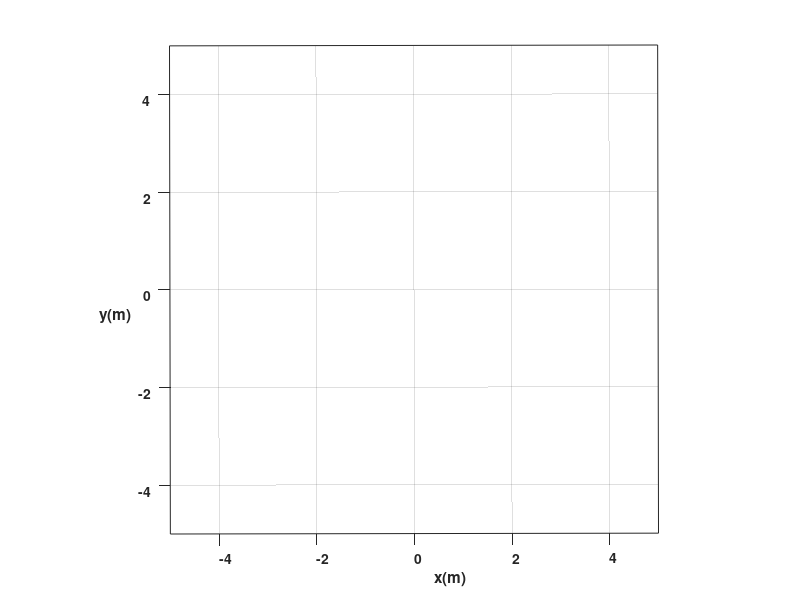

Write the MATLAB code that produced this figure. (Note: this script raises an error after producing the figure.)
%Limpieza de pantalla
clear all
close all
clc

%1 TIEMPO %%%%%%%%%%%%%%%%%%%%%%%%%%%%%%%%%%%%%%%%%%%%%%%%%%%%%%%%  
tf=15;             % Tiempo de simulación en segundos (s)
ts=0.05;            % Tiempo de muestreo en segundos (s)
t=0:ts:tf;         % Vector de tiempo
N= length(t);      % Muestras


%2 CONDICIONES INICIALES %%%%%%%%%%%%%%%%%%%%%%%%%%%%%%%%%%%%%%%%%

%Damos valores a nuestro punto inicial de posición y orientación
x1(1)=2;  %Posición inicial eje x
y1(1)=0;  %Posición inicial eje y
phi(1)=pi; %Orientación inicial del robot 

%Igualamos el punto de control con las proyecciones X1 y Y1 por su
%coincidencia
hx(1)= x1(1);       % Posición del punto de control en el eje (X) metros (m)
hy(1)= y1(1);       % Posición del punto de control en el eje (Y) metros (m)

%3 TRAYECTORIA DESEADA %%%%%%%%%%%%%%%%%%%%%%%%%%%%%%%%%%%%%%%%%%%%

%Ecuaciones paramétricas de la trayectoria deseada
%a)Circulo
hxd= 17*cos(t) + 7*cos(17 + 7*t);
hyd= 17*sin(t)-7*sin(17+7*t);

%Velocidades de la trayectoria deseada
hxdp= -17*sin(t)-49*sin(17+7*t);
hydp= 17*cos(t) -49*cos(17+7*t);



%4 CONTROL, BUCLE DE SIMULACION %%%%%%%%%%%%%%%%%%%%%%%%%%%%%%%%

for k=1:N 

    %a)Errores de control (Aqui la posición deseada ya no es constante,
    % varia con el tiempo)
    hxe(k)=hxd(k)-hx(k);
    hye(k)=hyd(k)-hy(k);
    
    %Matriz de error
    he= [hxe(k);hye(k)];
    %Magnitud del error de posición
    Error(k)= sqrt(hxe(k)^2 +hye(k)^2);

    %b)Matriz Jacobiana
    J=[cos(phi(k)) -sin(phi(k));... %Matriz de rotación en 2D
       sin(phi(k)) cos(phi(k))];

    %c)Matriz de Ganancias
    K=[7 0;...
       0 5];
    
    %d)Velocidades deseadas
    hdp=[hxdp(k);hydp(k)];

    %e)Ley de Control:Agregamos las velocidades deseadas
    qpRef= pinv(J)*(hdp + K*he);

    v(k)= qpRef(1);   %Velocidad lineal de entrada al robot 
    w(k)= qpRef(2);   %Velocidad angular de entrada al robot 


%5 APLICACIÓN DE CONTROL AL ROBOT %%%%%%%%%%%%%%%%%%%%%%%%%%%%%%%%

    %Aplico la integral a la velocidad angular para obtener el angulo "phi" de la orientación
    phi(k+1)=phi(k)+w(k)*ts; % Integral numérica (método de Euler)
           
   %%%%%%%%%%%%%%%%%%%%% MODELO CINEMATICO %%%%%%%%%%%%%%%%%%%%%%%%%
    
    xp1=v(k)*cos(phi(k)); 
    yp1=v(k)*sin(phi(k));
 
    %Aplico la integral a la velocidad lineal para obtener las cordenadas
    %"x1" y "y1" de la posición
    x1(k+1)=x1(k)+ ts*xp1; % Integral numérica (método de Euler)
    y1(k+1)=y1(k)+ ts*yp1; % Integral numérica (método de Euler)

    % Posicion del robot con respecto al punto de control
    hx(k+1)=x1(k+1); 
    hy(k+1)=y1(k+1);
     

end

%%%%%%%%%%%%%%%%%%%%%%%%%%%%% SIMULACION VIRTUAL 3D %%%%%%%%%%%%%%%%%%%%%%%%%%%%

% a) Configuracion de escena

scene=figure;  % Crear figura (Escena)
set(scene,'Color','white'); % Color del fondo de la escena
set(gca,'FontWeight','bold') ;% Negrilla en los ejes y etiquetas
sizeScreen=get(0,'ScreenSize'); % Retorna el tamaño de la pantalla del computador
set(scene,'position',sizeScreen); % Configurar tamaño de la figura
camlight('headlight'); % Luz para la escena
axis equal; % Establece la relación de aspecto para que las unidades de datos sean las mismas en todas las direcciones.
grid on; % Mostrar líneas de cuadrícula en los ejes
box on; % Mostrar contorno de ejes
xlabel('x(m)'); ylabel('y(m)'); zlabel('z(m)'); % Etiqueta de los eje

view([-0.1 90]); % Orientacion de la figura
axis([-5 5 -5 5 0 1]); % Ingresar limites minimos y maximos en los ejes x y z [minX maxX minY maxY minZ maxZ]

% b) Graficar robots en la posicion inicial
scale = 4;
MobileRobot_5;
H1=MobilePlot_4(x1(1),y1(1),phi(1),scale);hold on;

% c) Graficar Trayectorias
H2=plot3(hx(1),hy(1),0,'r','lineWidth',2);
H3=plot3(hxd,hyd,zeros(1,N),'g','lineWidth',2); %Grafico circulo en posición deseada
%H4=plot3(hx(1),hy(1),0,'go','lineWidth',2);%Grafico circulo en posición inicial
% d) Bucle de simulacion de movimiento del robot

step=1; % pasos para simulacion

for k=1:step:N

    delete(H1);    
    delete(H2);
    
    H1=MobilePlot_4(x1(k),y1(k),phi(k),scale);
    H2=plot3(hx(1:k),hy(1:k),zeros(1,k),'r','lineWidth',2);
    
    pause(ts);

end

%%%%%%%%%%%%%%%%%%%%%%%%%%%%% Graficas %%%%%%%%%%%%%%%%%%%%%%%%%%%%
graph=figure;  % Crear figura (Escena)
set(graph,'position',sizeScreen); % Congigurar tamaño de la figura
subplot(311)
plot(t,v,'b','LineWidth',2),grid('on'),xlabel('Tiempo [s]'),ylabel('m/s'),legend('Velocidad Lineal (v)');
subplot(312)
plot(t,w,'g','LineWidth',2),grid('on'),xlabel('Tiempo [s]'),ylabel('[rad/s]'),legend('Velocidad Angular (w)');
subplot(313)
plot(t,Error,'r','LineWidth',2),grid('on'),xlabel('Tiempo [s]'),ylabel('[metros]'),legend('Error de posición (m)');
